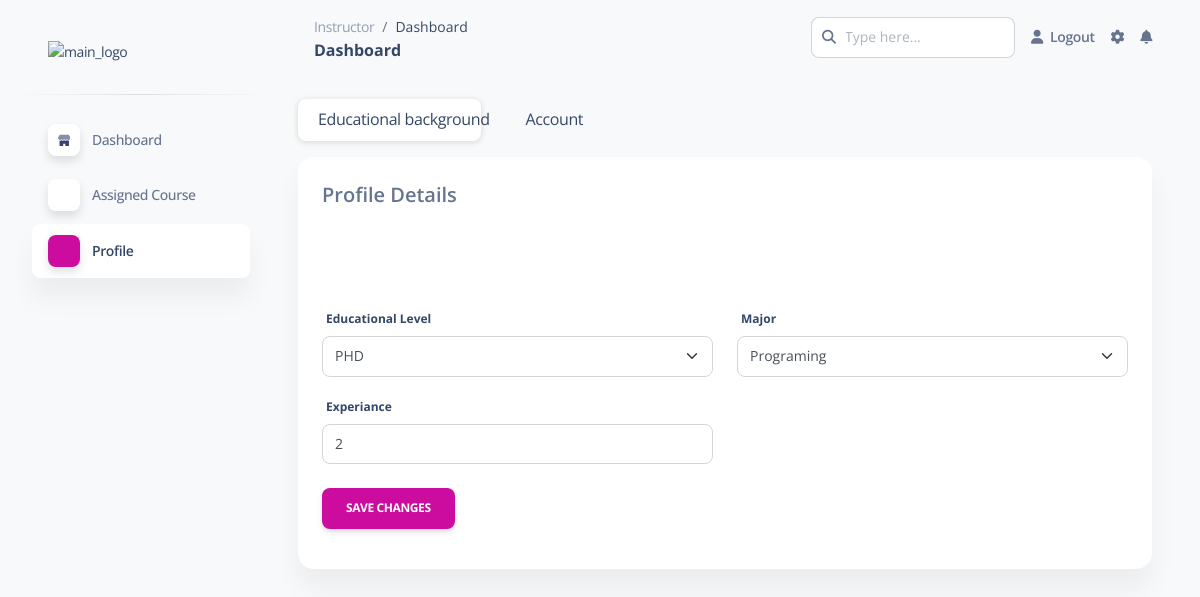
The app's page /instructor/eduprofile.php (signed in) with its own data.
### tables this page shows
CREATE TABLE `edu_background` (
  `edu_level` varchar(100) NOT NULL,
  `exp` int(100) NOT NULL,
  `major` varchar(100) NOT NULL,
  `ins_id` int(100) NOT NULL,
  `approve` int(11) NOT NULL
);

### instructor/eduprofile.php (the view, shortened to what this page needs)
<?php
$ins_id=$_SESSION['ins_id'];
?>
<!DOCTYPE html>
<html lang="en">
<head>
  <link href="../assets/css/nucleo-icons.css" rel="stylesheet" />
  <link href="../assets/css/nucleo-svg.css" rel="stylesheet" />
  <link href="../assets/css/nucleo-svg.css" rel="stylesheet" />
  <link id="pagestyle" href="../assets/css/soft-ui-dashboard.css?v=1.0.6" rel="stylesheet" />
</head>
<body class="g-sidenav-show  bg-gray-100">
  <aside class="sidenav navbar navbar-vertical navbar-expand-xs border-0 border-radius-xl my-3 fixed-start ms-3 " id="sidenav-main">
    <div class="sidenav-header">
      <a class="navbar-brand m-0" href="home.hph" target="_blank">
        <img src="" class="navbar-brand-img h-100" alt="main_logo">
      </a>
    </div>
    <hr class="horizontal dark mt-0">
    <div class="collapse navbar-collapse  w-auto " id="sidenav-collapse-main">
      <ul class="navbar-nav">
        <li class="nav-item">
          <a class="nav-link  " href="home.php">
            <div class="icon icon-shape icon-sm shadow border-radius-md bg-white text-center me-2 d-flex align-items-center justify-content-center">
            </div>
            <span class="nav-link-text ms-1">Dashboard</span>
          </a>
        </li>
        <li class="nav-item">
          <a class="nav-link  " href="course.php">
            <div class="icon icon-shape icon-sm shadow border-radius-md bg-white text-center me-2 d-flex align-items-center justify-content-center">
            </div>
            <span class="nav-link-text ms-1">Assigned Course</span>
          </a>
        </li>
        <li class="nav-item">
          <a class="nav-link  active" href="profile.php">
            <div class="icon icon-shape icon-sm shadow border-radius-md bg-white text-center me-2 d-flex align-items-center justify-content-center">
            </div>
            <span class="nav-link-text ms-1">Profile</span>
          </a>
        </li>
      </ul>
    </div>
  </aside>
  <main class="main-content position-relative max-height-vh-100 h-100 border-radius-lg ">
    <nav class="navbar navbar-main navbar-expand-lg px-0 mx-4 shadow-none border-radius-xl" id="navbarBlur" navbar-scroll="true">
      <div class="container-fluid py-1 px-3">
        <nav aria-label="breadcrumb">
          <ol class="breadcrumb bg-transparent mb-0 pb-0 pt-1 px-0 me-sm-6 me-5">
            <li class="breadcrumb-item text-sm"><a class="opacity-5 text-dark" href="javascript:;">Instructor</a></li>
            <li class="breadcrumb-item text-sm text-dark active" aria-current="page">Dashboard</li>
          </ol>
          <h6 class="font-weight-bolder mb-0">Dashboard</h6>
        </nav>
        <div class="collapse navbar-collapse mt-sm-0 mt-2 me-md-0 me-sm-4" id="navbar">
          <div class="ms-md-auto pe-md-3 d-flex align-items-center">
            <div class="input-group">
              <span class="input-group-text text-body"><i class="fas fa-search" aria-hidden="true"></i></span>
              <input type="text" class="form-control" placeholder="Type here...">
            </div>
          </div>
          <ul class="navbar-nav  justify-content-end">
            <li class="nav-item d-flex align-items-center">
              <a class="nav-link text-body font-weight-bold px-0 " href="../logout.php" >
                <i class="fa fa-user me-sm-1"></i>
                <span class="d-sm-inline d-none">Logout</span>
              </a>
            </li>
            <li class="nav-item px-3 d-flex align-items-center">
              <a href="javascript:;" class="nav-link text-body p-0">
                <i class="fa fa-cog fixed-plugin-button-nav cursor-pointer"></i>
              </a>
            </li>
            <li class="nav-item dropdown pe-2 d-flex align-items-center">
              <a href="javascript:;" class="nav-link text-body p-0" id="dropdownMenuButton" data-bs-toggle="dropdown" aria-expanded="false">
                <i class="fa fa-bell cursor-pointer"></i>
              </a>
            </li>
          </ul>
        </div>
      </div>
    </nav>
    <div class="container-fluid py-4">
      <div class="row">
      <div class="row">
                <div class="col-md-12">
                  <ul class="nav nav-pills flex-column flex-md-row mb-3">
                    <li class="nav-item">
                      <a class="nav-link active" href="eduprofile.php"><i class="bx bx-user me-1"></i> Educational background</a
                      >
                    </li>
                    <li class="nav-item">
                      <a class="nav-link" href="profile.php"><i class="bx bx-bell me-1"></i> Account</a>
                    </li>
                  </ul>
                  <div class="card mb-4">
                    <h5 class="card-header">Profile Details</h5>
                    <div class="card-body">
                    </div>
                    <hr class="my-0" />
                    <div class="card-body">
                  <?php  include('../connection.php');
                   $sqlq = "SELECT * FROM `edu_background` where ins_id='$ins_id'";
                   $runq=$con->query($sqlq);
                   $rowq=$runq->fetch_assoc();
                    ?>
                    <?php  $num_row = $runq->num_rows;
                         if($num_row==0){
                    ?>
                      <form id="formAccountSettings" method="POST"  action="addedupro.php">
                        <div class="row">
                          <div class="mb-3 col-md-6">
                            <label for="language" class="form-label">Educational Level</label>
                            <select id="language" name="edu" class="select2 form-select">
                              <option value=""></option>
                              <option value="Bsc. Degree">Bsc. Degree</option>
                              <option value="Msc. Degree">Msc. Degree</option>
                              <option value="PHD">PHD</option>
                            </select>
                          </div>
                          <div class="mb-3 col-md-6">
                            <label for="language" class="form-label">Major</label>
                            <select id="language" name="major" class="select2 form-select">
                              <option value=""></option>
                              <option value="Networking">Networking</option>
                              <option value="Programing">Programing</option>
                              <option value="Database">Database</option>
                              <option value="Software Engineering">Software Engineering</option>
                            </select>
                          </div>
                          <div class="mb-3 col-md-6">
                            <label for="timeZones" class="form-label">Experiance</label>
                            <input
                              type="int"
                              class="form-control"
                              id="organization"
                              name="exp"
                            />
                            <input
                              type="hidden"
                              class="form-control"
                              id="organization"
                              name="ins_id"
                              value="<?php echo $ins_id; ?>"
                            />
                          </div>
                        </div>
                        <div class="mt-2">
                          <button type="submit" class="btn btn-primary me-2">Submite</button>
                          <button type="reset" class="btn btn-outline-secondary">Cancel</button>
                        </div>
                      </form>
                      <?php }
                      else { ?>
                        <form id="formAccountSettings" method="POST" action="updateedu.php">
                        <div class="row">
                          <div class="mb-3 col-md-6">
                            <label for="language" class="form-label">Educational Level</label>
                            <select id="language" name="edu" class="select2 form-select">
                              <option value="<?php echo $rowq['edu_level'] ?>"><?php echo $rowq['edu_level'] ?></option>
                            </select>
                          </div>
                          <div class="mb-3 col-md-6">
                            <label for="language" class="form-label">Major</label>
                            <select id="language" name="major" class="select2 form-select">
                              <option value="<?php echo $rowq['major'] ?>"><?php echo $rowq['major'] ?></option>
                            </select>
                          </div>
                          <div class="mb-3 col-md-6">
                            <label for="timeZones" class="form-label">Experiance</label>
                            <input
                              type="int"
                              class="form-control"
                              id="organization"
                              name="exp"
                              value="<?php echo $rowq['exp'] ?>"
                            />
                          </div>
                        </div>
                        <div class="mt-2">
                          <button type="submit" class="btn btn-primary me-2">Save changes</button>
                        </div>
                      </form>
                      <?php } ?>
                    </div>
                  </div>
                </div>
              </div>
      </div>
        </div>
  </main>
</body>
</html>

### assets/css/nucleo-svg.css (style rules this page uses)
.icon { display: inline-block; color: #111111; height: 1em; width: 1em; }
.icon-sm { height: 0.8em; width: 0.8em; }
.icon { fill: currentColor; stroke: none; }

### records on screen
edu_background: edu "PHD", major "Programing", exp "2"
